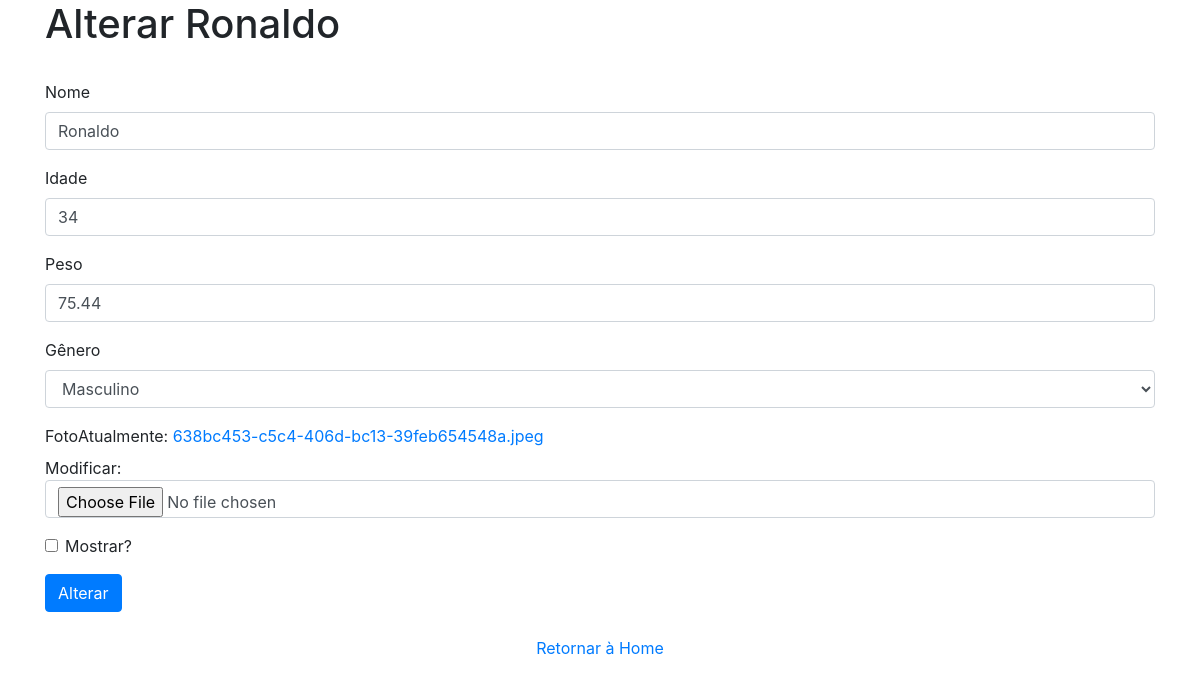
The page /update/1 on the database as committed earlier.
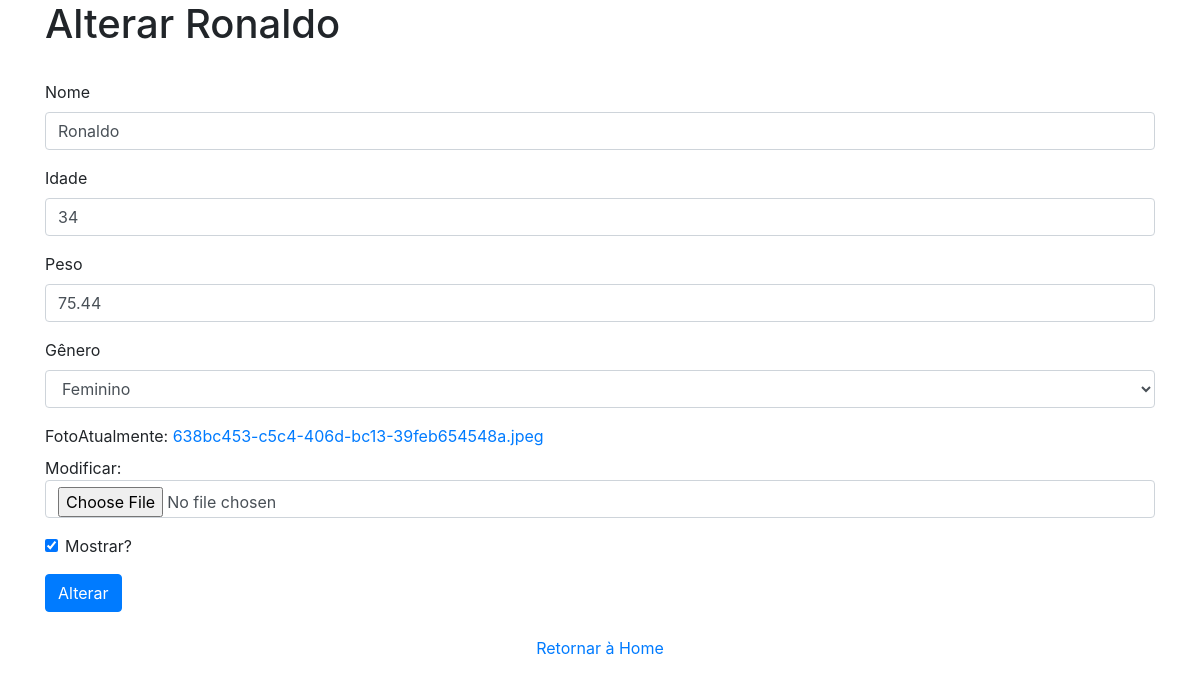
The same page on the database as committed later.
### core/models.py (models this page shows)
class Base(models.Model):
    criacao = models.DateTimeField('Criação', auto_now_add=True)
    alteracao = models.DateTimeField('Alteração', auto_now=True)
    class Meta:
        abstract = True

class Pessoa(Base):
    GENERO_CHOICES = (
        ('masculino', 'Masculino'),
        ('feminino', 'Feminino'),
        ('outro', 'Outro')
    )
    nome = models.CharField('Nome', max_length=100)
    idade = models.IntegerField('Idade')
    peso = models.DecimalField('Peso', decimal_places=2, max_digits=5)
    genero = models.CharField('Gênero', max_length=len('Masculino'), choices=GENERO_CHOICES)
    foto = models.ImageField('Foto', upload_to=get_auto_path)
    mostrar = models.BooleanField('Mostrar?', default=True)

### core/views.py (the view)
# urls.py: path('update/<int:pk>', UpdatePessoa.as_view(), name='update')
class UpdatePessoa(UpdateView):
    model = Pessoa
    fields = ['nome', 'idade', 'peso', 'genero', 'foto', 'mostrar']
    template_name = 'alterar_pessoa.html'
    success_url = reverse_lazy('index')
    template_name_suffix = '_update_form'

### core/templates/alterar_pessoa.html (shortened to what this page needs)
{% load bootstrap4 %}
<!DOCTYPE html>
<html lang="en">
<head>
    {% bootstrap_css %}
</head>
<body>
    <div class="container">
        <h1>Alterar {{ object.nome }}</h1>
        <br>
        <form method="post" enctype="multipart/form-data">
            {% bootstrap_form form %}
            {% buttons %}
            <button class="btn btn-primary" type="submit">Alterar</button>
            {% endbuttons %}
        </form>
        <br>
        <div class="row">
            <div class="col-12 text-center">
                <a href="{% url 'index' %}">Retornar à Home</a>
            </div>
        </div>
    </div>
</body>
</html>

Rows that differ between the two databases and show on the page:
changed Pessoa "Ronaldo": genero "Masculino" → "Feminino"; mostrar "☐" → "☑"
